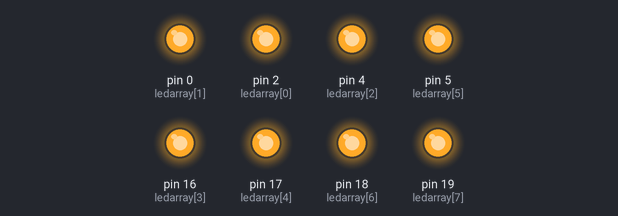
A sketch run on a simulated Arduino Uno, built with avr-gcc and run on an emulated ATmega328P. Parts: output pins drawn as LEDs (lit = HIGH).

Above: at 1.2 s.
At 2.7 s:
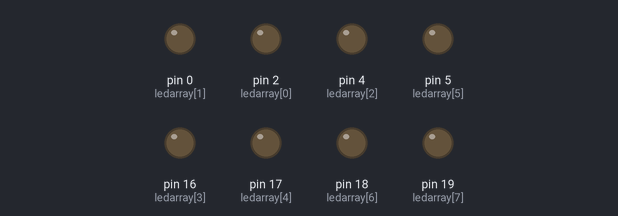
Timing chart, 0 to 4.0 s (numbered marks = the images above):
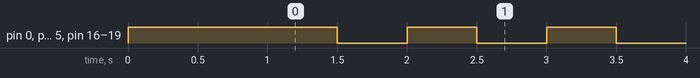

Measured:
- by itself, pin 0 (ledarray[1]), pin 2 (ledarray[0]), pin 4 (ledarray[2]), pin 5 (ledarray[5]), pin 16 (ledarray[3]), pin 17 (ledarray[4]), pin 18 (ledarray[6]), pin 19 (ledarray[7]): alternates HIGH for 0.50 s and LOW for 0.50 s

The sketch:

ledfuzer.ino
```cpp
// ez lesz nekunk a bekotott led-ek szama
#define ledNum 8
// ez pedig a hangerzekelo labanak a sorszama (P15)
#define sound_sensor 15

// Tombok (listak)
// az elso tomb fog nekunk a labak tarolasara szolgalni
// a masodik tomb egy igaz/hamis (bool) erteket tarol, ami azt mondja meg nekunk, hogy az adott led be van e kapcsolva

const int ledarray[] = { 2, 0, 4, 16, 17, 5, 18, 19 }; // ezek a labak amikre a ledeket kotottuk (Mindenkepp tegyetek ele ellenallast, 100 Ohm eleg 3.3V-on)
bool led_states[] = { false }; // Itt azt taroljuk, hogy a LED be van-e kapcsolva

void initLed() {
  // Ez a fuggveny inicializalja a LED-eket (elokesziti)
  for (int i = 0; i < ledNum; ++i) { // egy ciklusban vegigszaladunk a listankban levo ledeken
    pinMode(ledarray[i], OUTPUT); // Egyesevel kimenetre allitjuk oket
  }

  // az alabbi kodreszlet arra szolgal hogy adjunk valami visszajelzest arrol, hogy sikerult elokesziteni a ledeket, nem tortent hiba.

  turnOnAll(); // felkapcsoljuk mindegyiket
  delay(1000); // varunk egy masodpercet
  turnOffAll(); // lekapcsoljuk az osszeset
}

void ledON(int n) {
  // ezzel egy kivalasztott sorszamu LED-et tudunk felkapcsolni
  led_states[n - 1] = true; // elmentjuk azt, hogy felkapcsoltuk
  digitalWrite(ledarray[n - 1], HIGH); // es utana fel is kapcsoljuk
}

void ledOFF(int n) {
  // ez a fuggveny egy adott sorszamu LED-et lekapcsol szamunkra
  led_states[n - 1] = false; // ugyanugy elmentjuk, hogy lekapcsoltuk
  digitalWrite(ledarray[n - 1], LOW); // es le is kapcsoljuk utana
}

void turnOnAll() {
  // Ez a fuggveny az osszes ledet felkapcsolja nekunk
  for (int i = 0; i < ledNum; ++i) {  // egy ciklusban vegigszalad az osszes LED-en
    ledON(i + 1); // majd minden sorszamra (0-7) bekapcsolja a LED-et.
  }
}

void turnOffAll() {
  // ez a fuggveny lekapcsolja az osszes LED-et
  for (int i = 0; i < ledNum; ++i) { // itt is egy cikluson keresztul vegigszaladunk a LED-eken
    ledOFF(i + 1); // es a sorszamuk alapjan felkapcsoljuk egyesevel
  }
}

// Setup kodreszlet, ez fut le majd a loop elott, itt modnjuk meg az ESP-nek, hogy
// miket kell a programhoz elore megcsinalni, csak ugy mint egy receptben az elokeszuletek resz :D

void setup() {
  initLed(); // LED-ek elokeszitese
  pinMode(sound_sensor, INPUT); // beallitjuk, hogy bemenet legyen a hangerzekelo

  // Itt kotjuk hozza az interrupt fuggvenyunket, a P15-os labhoz. A CHANGE kulcsszo lenyegeben azt jelenti, hogy minden valtozasra
  // inditsa el nekunk a P15_ISR nevezetu kodreszletet (fuggvenyt). Ezt kesobb egyetemen ISR-nek fogjatok hivni ami Interrupt Sub Routine-t jelent
  // Ezek a fajta fuggvenyek nagyon hasznosak, es a jovoben ha a villamosmernoki palyan gondolkodtok, akkor talalkozni is fogtok vele, Digitalis Elektronikai kurzusokon.

  //Na de miert bonyolitjuk megjobban ezzel?
  // Lenyegeben ha mindig csak tesztelgetnenk if elagazassal, akkor az egesz loop ebbol allna, es a mikrokontrollerunk nem tudna addig mast csinalni.
  // hiaba nem jott meg jel nekunk. Ehelyett hagyjuk, hogy csinalja a dolgat es csak a kulso hatas (P15-os lab magas feszultsege) eseten szolunk neki.

  attachInterrupt(digitalPinToInterrupt(sound_sensor), P15_ISR, CHANGE); //
}

int futo = 1; // egy valtozo ami a jelenlegi LED sorszamat tartalmazza
bool elert = false; // elertuk-e mar az utolso ledet, vagy meg valahol mashol vagyunk-e
volatile bool clapped = false; // tapsoltak-e mar


// Ez az a fuggveny amit meghiv nekunk a P15-os lab megvaltozasa

void P15_ISR() {
  if (digitalRead(sound_sensor) == HIGH) { // megnezzuk, hogy biztosan magas-e, nem csak valami zaj jatszott kozbe
    turnOffAll(); // kikapcsoljuk a LED-eket
    clapped = !clapped; // megforditjuk a tapsolas eddigi erteket
  }
}


void loop() {
  if (clapped) { // ennek az if-nek a hasaba akkor kerulunk, ha mar tudjuk, hogy tapsolt korabban az illeto
    ledON(futo); // a futo LED-et lekapcsoljuk
    delay(200); // varunk 0.2 masodpercet
    ledOFF(futo); // felkapcsoljuk a futo LED-et
    delay(200); // varunk ujra 0.2 mp-t

    if (futo == 8) { // ha a futo 8, akkor elertunk a LED sor vegere, innentol visszafele kell menni
      elert = true;
    }

    if (elert && futo == 1) { // ha elertuk mar korabban a veget, es a futonk is visszajutott az elejere akkor kezdjuk elorol az egeszet
      elert = false; // ilyenkor csak annyit kell tennunk, hogy szolunk a gepnek, hogy meg nem erte el a veget
    }

    if (elert) { // ha elertuk mar a veget akkor visszafele megyunk az elso led fele
      futo--;
    } else { // ha meg nem ertuk el, akkor megyunk elore, ilyenkor noveljuk a futo erteket
      futo++;
    }
  }
  else{ // ez akkor fut le, ha nem tapsolt meg az illetto, ekkor villogtatjuk az osszes LED-et egyszerre
    turnOnAll();
    delay(500);
    turnOffAll();
    delay(500);
  }
}
```
